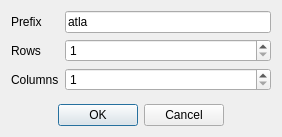
<?xml version="1.0" encoding="UTF-8"?>
<ui version="4.0">
 <class>TextureAtlasSplitDialog</class>
 <widget class="QDialog" name="Dialog">
  <property name="geometry">
   <rect>
    <x>0</x>
    <y>0</y>
    <width>282</width>
    <height>137</height>
   </rect>
  </property>
  <property name="windowTitle">
   <string>Texture Atlas Split</string>
  </property>
  <layout class="QVBoxLayout" name="verticalLayout">
   <item>
    <layout class="QFormLayout" name="formLayout">
     <item row="0" column="0">
      <widget class="QLabel" name="label">
       <property name="text">
        <string>Prefix</string>
       </property>
      </widget>
     </item>
     <item row="1" column="0">
      <widget class="QLabel" name="label_2">
       <property name="text">
        <string>Rows</string>
       </property>
      </widget>
     </item>
     <item row="2" column="0">
      <widget class="QLabel" name="label_3">
       <property name="text">
        <string>Columns</string>
       </property>
      </widget>
     </item>
     <item row="1" column="1">
      <widget class="QSpinBox" name="m_spinBoxRows">
       <property name="minimum">
        <number>1</number>
       </property>
      </widget>
     </item>
     <item row="2" column="1">
      <widget class="QSpinBox" name="m_spinBoxColumns">
       <property name="minimum">
        <number>1</number>
       </property>
      </widget>
     </item>
     <item row="0" column="1">
      <widget class="QLineEdit" name="m_prefix">
       <property name="text">
        <string>atla</string>
       </property>
      </widget>
     </item>
    </layout>
   </item>
   <item>
    <widget class="QDialogButtonBox" name="buttonBox">
     <property name="orientation">
      <enum>Qt::Horizontal</enum>
     </property>
     <property name="standardButtons">
      <set>QDialogButtonBox::Cancel|QDialogButtonBox::Ok</set>
     </property>
     <property name="centerButtons">
      <bool>true</bool>
     </property>
    </widget>
   </item>
  </layout>
 </widget>
 <resources/>
 <connections>
  <connection>
   <sender>buttonBox</sender>
   <signal>accepted()</signal>
   <receiver>Dialog</receiver>
   <slot>accept()</slot>
   <hints>
    <hint type="sourcelabel">
     <x>248</x>
     <y>254</y>
    </hint>
    <hint type="destinationlabel">
     <x>157</x>
     <y>274</y>
    </hint>
   </hints>
  </connection>
  <connection>
   <sender>buttonBox</sender>
   <signal>rejected()</signal>
   <receiver>Dialog</receiver>
   <slot>reject()</slot>
   <hints>
    <hint type="sourcelabel">
     <x>316</x>
     <y>260</y>
    </hint>
    <hint type="destinationlabel">
     <x>286</x>
     <y>274</y>
    </hint>
   </hints>
  </connection>
 </connections>
</ui>
